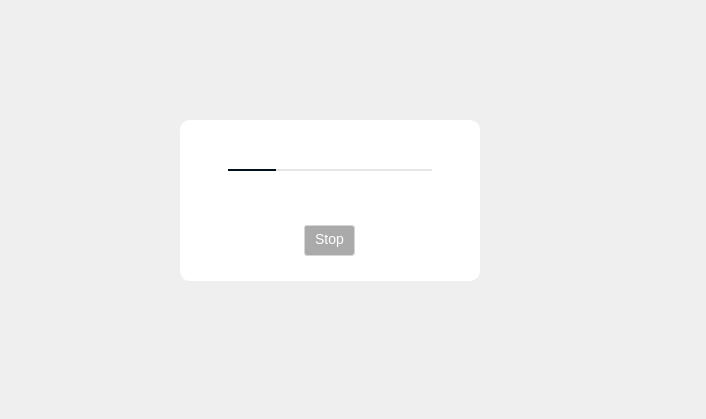
<?xml version="1.0" encoding="UTF-8"?>
<ui version="4.0">
 <class>ViewLoadingSceneUI</class>
 <widget class="QWidget" name="ViewLoadingSceneUI">
  <property name="geometry">
   <rect>
    <x>0</x>
    <y>0</y>
    <width>706</width>
    <height>419</height>
   </rect>
  </property>
  <property name="sizePolicy">
   <sizepolicy hsizetype="Expanding" vsizetype="Expanding">
    <horstretch>0</horstretch>
    <verstretch>0</verstretch>
   </sizepolicy>
  </property>
  <property name="windowTitle">
   <string>Form</string>
  </property>
  <widget class="QWidget" name="wMessageContainer" native="true">
   <property name="geometry">
    <rect>
     <x>180</x>
     <y>120</y>
     <width>300</width>
     <height>161</height>
    </rect>
   </property>
   <property name="minimumSize">
    <size>
     <width>300</width>
     <height>150</height>
    </size>
   </property>
   <property name="styleSheet">
    <string notr="true">#wMessageContainer
{
border: 1px solid white;
border-radius: 10px;
background-color: white;
}

#lMessageLabel
{
  font-size:16px;
  line-height: 30px;
  font-weight: 600;
  color: #666666;
}

#lProgressLabel
{
  font-size:12px;
  line-height: 18px;
  font-weight: 600;
  color: #303233;
}

QPushButton 
{ 
font-size: 14px; font-weight:400;
line-height: 20px;
padding-top : 5px; padding-bottom : 8px; padding-left : 10px; padding-right : 10px;
background-color : #AAAAAA;
border-style: solid; border-width: 1px; border-color: #d7d6d5; border-radius: 3px;
color: #FFFFFF;
}

QProgressBar 
{
 border: none;
     background-color: rgba(0,0,0,0.10);
}

QProgressBar::chunk 
{
    background-color: #04101E;
}</string>
   </property>
   <layout class="QVBoxLayout" name="verticalLayout">
    <property name="spacing">
     <number>20</number>
    </property>
    <property name="leftMargin">
     <number>48</number>
    </property>
    <property name="topMargin">
     <number>10</number>
    </property>
    <property name="rightMargin">
     <number>48</number>
    </property>
    <property name="bottomMargin">
     <number>25</number>
    </property>
    <item>
     <spacer name="verticalSpacer">
      <property name="orientation">
       <enum>Qt::Vertical</enum>
      </property>
      <property name="sizeHint" stdset="0">
       <size>
        <width>0</width>
        <height>0</height>
       </size>
      </property>
     </spacer>
    </item>
    <item alignment="Qt::AlignVCenter">
     <widget class="QLabel" name="lMessageLabel">
      <property name="text">
       <string/>
      </property>
      <property name="alignment">
       <set>Qt::AlignCenter</set>
      </property>
     </widget>
    </item>
    <item alignment="Qt::AlignVCenter">
     <widget class="QProgressBar" name="pbProgressBar">
      <property name="minimumSize">
       <size>
        <width>0</width>
        <height>2</height>
       </size>
      </property>
      <property name="maximumSize">
       <size>
        <width>16777215</width>
        <height>2</height>
       </size>
      </property>
      <property name="value">
       <number>24</number>
      </property>
      <property name="textVisible">
       <bool>false</bool>
      </property>
     </widget>
    </item>
    <item alignment="Qt::AlignHCenter|Qt::AlignVCenter">
     <widget class="QLabel" name="lProgressLabel"/>
    </item>
    <item>
     <spacer name="verticalSpacer_2">
      <property name="orientation">
       <enum>Qt::Vertical</enum>
      </property>
      <property name="sizeHint" stdset="0">
       <size>
        <width>0</width>
        <height>0</height>
       </size>
      </property>
     </spacer>
    </item>
    <item alignment="Qt::AlignHCenter|Qt::AlignBottom">
     <widget class="QPushButton" name="bStopButton">
      <property name="cursor">
       <cursorShape>PointingHandCursor</cursorShape>
      </property>
      <property name="text">
       <string>Stop</string>
      </property>
      <property name="autoDefault">
       <bool>true</bool>
      </property>
     </widget>
    </item>
   </layout>
  </widget>
  <widget class="QStackedWidget" name="swLoadingViewContainer">
   <property name="geometry">
    <rect>
     <x>180</x>
     <y>10</y>
     <width>100</width>
     <height>100</height>
    </rect>
   </property>
   <property name="sizePolicy">
    <sizepolicy hsizetype="Expanding" vsizetype="Expanding">
     <horstretch>0</horstretch>
     <verstretch>0</verstretch>
    </sizepolicy>
   </property>
   <property name="minimumSize">
    <size>
     <width>0</width>
     <height>0</height>
    </size>
   </property>
   <widget class="QWidget" name="wLoadingView">
    <layout class="QVBoxLayout" name="viewLayout">
     <property name="spacing">
      <number>0</number>
     </property>
     <property name="leftMargin">
      <number>0</number>
     </property>
     <property name="topMargin">
      <number>0</number>
     </property>
     <property name="rightMargin">
      <number>0</number>
     </property>
     <property name="bottomMargin">
      <number>0</number>
     </property>
    </layout>
   </widget>
   <widget class="QWidget" name="wViewCopy">
    <layout class="QHBoxLayout" name="horizontalLayout">
     <property name="spacing">
      <number>0</number>
     </property>
     <property name="leftMargin">
      <number>0</number>
     </property>
     <property name="topMargin">
      <number>0</number>
     </property>
     <property name="rightMargin">
      <number>0</number>
     </property>
     <property name="bottomMargin">
      <number>0</number>
     </property>
     <item>
      <widget class="QLabel" name="lViewCopyLabel">
       <property name="sizePolicy">
        <sizepolicy hsizetype="Expanding" vsizetype="Expanding">
         <horstretch>0</horstretch>
         <verstretch>0</verstretch>
        </sizepolicy>
       </property>
       <property name="text">
        <string notr="true"/>
       </property>
      </widget>
     </item>
    </layout>
   </widget>
  </widget>
  <widget class="QWidget" name="wParentViewCopy" native="true">
   <property name="geometry">
    <rect>
     <x>210</x>
     <y>330</y>
     <width>67</width>
     <height>34</height>
    </rect>
   </property>
   <layout class="QHBoxLayout" name="horizontalLayout_2">
    <property name="spacing">
     <number>0</number>
    </property>
    <property name="leftMargin">
     <number>0</number>
    </property>
    <property name="topMargin">
     <number>0</number>
    </property>
    <property name="rightMargin">
     <number>0</number>
    </property>
    <property name="bottomMargin">
     <number>0</number>
    </property>
    <item>
     <widget class="QLabel" name="lParentViewCopyLabel">
      <property name="sizePolicy">
       <sizepolicy hsizetype="Expanding" vsizetype="Expanding">
        <horstretch>0</horstretch>
        <verstretch>0</verstretch>
       </sizepolicy>
      </property>
      <property name="text">
       <string notr="true"/>
      </property>
     </widget>
    </item>
   </layout>
  </widget>
 </widget>
 <resources/>
 <connections/>
</ui>
